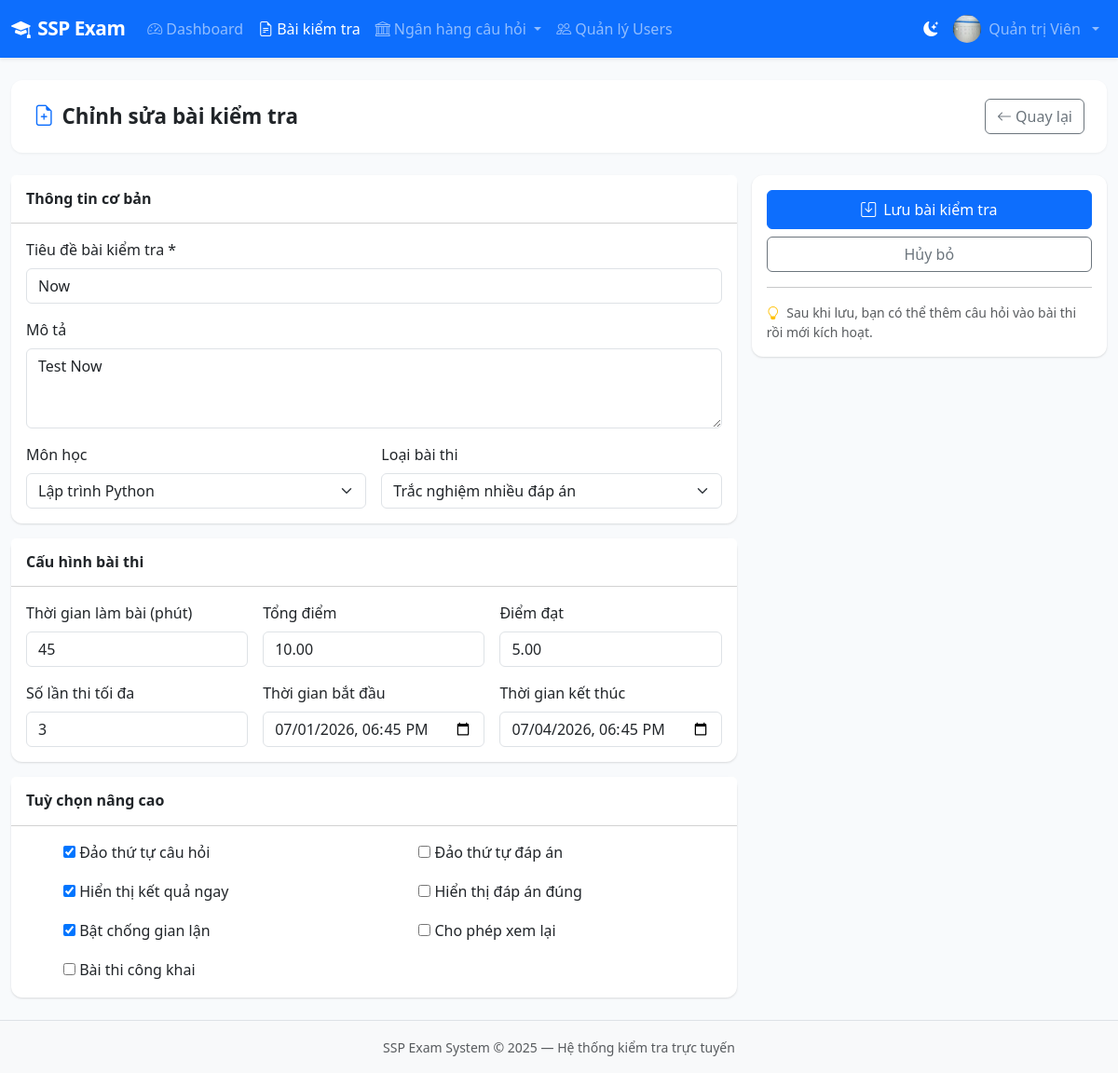
The app's page /exams/13/edit/ (signed in) with its own data.
### accounts/models.py (models this page shows, shortened)
class User(AbstractUser):
    ROLE_ADMIN = 'admin'
    ROLE_TEACHER = 'teacher'
    ROLE_STUDENT = 'student'
    ROLE_CHOICES = [
        (ROLE_ADMIN, 'Quản trị viên'),
        (ROLE_TEACHER, 'Quản lý đào tạo'),
        (ROLE_STUDENT, 'Nhân viên'),
    ]
    role = models.CharField(max_length=20, choices=ROLE_CHOICES, default=ROLE_STUDENT)
    phone = models.CharField(max_length=20, blank=True)
    avatar = models.ImageField(upload_to='avatars/', blank=True, null=True)
    student_id = models.CharField(max_length=50, blank=True, verbose_name='Mã nhân viên')
    class_name = models.CharField(max_length=100, blank=True, verbose_name='Phòng ban/Team')
    created_at = models.DateTimeField(auto_now_add=True)
    updated_at = models.DateTimeField(auto_now=True)
    class Meta:
        verbose_name = 'Người dùng'
        verbose_name_plural = 'Người dùng'
        ordering = ['-date_joined']
    @property
    def is_admin(self):
        return self.role == self.ROLE_ADMIN
    @property
    def can_create_exam(self):
        return self.role in (self.ROLE_ADMIN, self.ROLE_TEACHER)

### exams/models.py (models this page shows, shortened)
class Exam(models.Model):
    TYPE_SINGLE = 'single'
    TYPE_MULTIPLE = 'multiple'
    TYPE_TRUE_FALSE = 'true_false'
    TYPE_MIXED = 'mixed'
    TYPE_CHOICES = [
        (TYPE_SINGLE, 'Trắc nghiệm 1 đáp án'),
        (TYPE_MULTIPLE, 'Trắc nghiệm nhiều đáp án'),
        (TYPE_TRUE_FALSE, 'Đúng / Sai'),
        (TYPE_MIXED, 'Tổng hợp'),
    ]
    STATUS_DRAFT = 'draft'
    STATUS_SCHEDULED = 'scheduled'
    STATUS_ACTIVE = 'active'
    STATUS_PAUSED = 'paused'
    STATUS_ENDED = 'ended'
    STATUS_CHOICES = [
        (STATUS_DRAFT, 'Nháp'),
        (STATUS_SCHEDULED, 'Đã lên lịch'),
        (STATUS_ACTIVE, 'Đang diễn ra'),
        (STATUS_PAUSED, 'Tạm dừng'),
        (STATUS_ENDED, 'Đã kết thúc'),
    ]
    title = models.CharField(max_length=300, verbose_name='Tiêu đề bài kiểm tra')
    description = models.TextField(blank=True, verbose_name='Mô tả')
    subject = models.ForeignKey(Subject, on_delete=models.SET_NULL, null=True, related_name='exams')
    exam_type = models.CharField(max_length=20, choices=TYPE_CHOICES, default=TYPE_MIXED)
    status = models.CharField(max_length=20, choices=STATUS_CHOICES, default=STATUS_DRAFT)
    duration_minutes = models.PositiveIntegerField(default=60, verbose_name='Thời gian làm bài (phút)')
    total_points = models.DecimalField(max_digits=6, decimal_places=2, default=10.0, verbose_name='Tổng điểm')
    pass_score = models.DecimalField(max_digits=6, decimal_places=2, default=5.0, verbose_name='Điểm đạt')
    max_attempts = models.PositiveSmallIntegerField(default=1, verbose_name='Số lần thi tối đa')
    start_time = models.DateTimeField(null=True, blank=True, verbose_name='Thời gian bắt đầu')
    end_time = models.DateTimeField(null=True, blank=True, verbose_name='Thời gian kết thúc')
    shuffle_questions = models.BooleanField(default=True, verbose_name='Đảo thứ tự câu hỏi')
    shuffle_choices = models.BooleanField(default=True, verbose_name='Đảo thứ tự đáp án')
    show_result_immediately = models.BooleanField(default=True, verbose_name='Hiển thị kết quả ngay')
    show_correct_answers = models.BooleanField(default=False, verbose_name='Hiển thị đáp án đúng')
    prevent_cheating = models.BooleanField(default=True, verbose_name='Bật chống gian lận')
    allow_review = models.BooleanField(default=True, verbose_name='Cho phép xem lại')
    is_public = models.BooleanField(default=False, verbose_name='Bài thi công khai')
    created_by = models.ForeignKey(
        settings.AUTH_USER_MODEL, on_delete=models.CASCADE, related_name='exams_created'
    )
    created_at = models.DateTimeField(auto_now_add=True)
    updated_at = models.DateTimeField(auto_now=True)
    class Meta:
        verbose_name = 'Bài kiểm tra'
        verbose_name_plural = 'Bài kiểm tra'
        ordering = ['-created_at']

### exams/views.py (the view)
# urls.py: path('<int:pk>/edit/', views.exam_edit_view, name='exam_edit'),
@teacher_required
def exam_edit_view(request, pk):
    exam = get_exam_for_staff(request, pk)
    form = ExamForm(request.POST or None, instance=exam)
    if request.method == 'POST' and form.is_valid():
        form.save()
        exam.recalculate_points()
        messages.success(request, 'Cập nhật bài kiểm tra thành công!')
        return redirect('exam_detail', pk=pk)
    return render(request, 'exams/exam_form.html', {'form': form, 'title': 'Chỉnh sửa bài kiểm tra', 'obj': exam})

### exams/utils.py (called while the page is built)
def get_exam_for_staff(request, exam_pk):
    user = request.user
    if user.is_admin or user.is_superuser:
        return get_object_or_404(Exam, pk=exam_pk)
    return get_object_or_404(Exam, pk=exam_pk, created_by=user)

### questions/models.py (called while the page is built)
    def __str__(self):
        return self.name

### templates/exams/exam_form.html (shortened to what this page needs)
{% extends 'base.html' %}
{% block content %}
<div class="page-header">
  <h1><i class="bi bi-file-earmark-plus me-2 text-primary"></i>{{ title }}</h1>
  <a href="{% url 'exam_list' %}" class="btn btn-outline-secondary"><i class="bi bi-arrow-left me-1"></i>Quay lại</a>
</div>
<form method="post" id="examForm">
  <div class="row g-3">
    <div class="col-lg-8">
      <div class="card mb-3">
        <div class="card-header bg-white py-3"><h6 class="mb-0 fw-bold">Thông tin cơ bản</h6></div>
        <div class="card-body">
          <div class="mb-3">
            <label class="form-label fw-medium">Tiêu đề bài kiểm tra *</label>
            {{ form.title }}
          </div>
          <div class="mb-3">
            <label class="form-label fw-medium">Mô tả</label>
            {{ form.description }}
          </div>
          <div class="row g-3">
            <div class="col-md-6">
              <label class="form-label fw-medium">Môn học</label>
              {{ form.subject }}
            </div>
            <div class="col-md-6">
              <label class="form-label fw-medium">Loại bài thi</label>
              {{ form.exam_type }}
            </div>
          </div>
        </div>
      </div>
      <div class="card mb-3">
        <div class="card-header bg-white py-3"><h6 class="mb-0 fw-bold">Cấu hình bài thi</h6></div>
        <div class="card-body">
          <div class="row g-3">
            <div class="col-md-4">
              <label class="form-label fw-medium">Thời gian làm bài (phút)</label>
              {{ form.duration_minutes }}
            </div>
            <div class="col-md-4">
              <label class="form-label fw-medium">Tổng điểm</label>
              {{ form.total_points }}
            </div>
            <div class="col-md-4">
              <label class="form-label fw-medium">Điểm đạt</label>
              {{ form.pass_score }}
            </div>
            <div class="col-md-4">
              <label class="form-label fw-medium">Số lần thi tối đa</label>
              {{ form.max_attempts }}
            </div>
            <div class="col-md-4">
              <label class="form-label fw-medium">Thời gian bắt đầu</label>
              {{ form.start_time }}
            </div>
            <div class="col-md-4">
              <label class="form-label fw-medium">Thời gian kết thúc</label>
              {{ form.end_time }}
            </div>
          </div>
        </div>
      </div>
      <div class="card">
        <div class="card-header bg-white py-3"><h6 class="mb-0 fw-bold">Tuỳ chọn nâng cao</h6></div>
        <div class="card-body">
          <div class="row g-3">
            {% for field in form %}
              {% if field.field.widget.input_type == 'checkbox' %}
              <div class="col-md-6">
                <div class="form-check form-switch">
                  {{ field }}
                  <label class="form-check-label fw-medium">{{ field.label }}</label>
                </div>
              </div>
              {% endif %}
            {% endfor %}
          </div>
        </div>
      </div>
    </div>
    <div class="col-lg-4">
      <div class="card sticky-top" style="top:80px">
        <div class="card-body">
          <button type="submit" class="btn btn-primary w-100 py-2 mb-2">
            <i class="bi bi-save me-2"></i>Lưu bài kiểm tra
          </button>
          <a href="{% url 'exam_list' %}" class="btn btn-outline-secondary w-100">Hủy bỏ</a>
          <hr>
          <div class="small text-muted">
            <i class="bi bi-lightbulb me-1 text-warning"></i>
            Sau khi lưu, bạn có thể thêm câu hỏi vào bài thi rồi mới kích hoạt.
          </div>
        </div>
      </div>
    </div>
  </div>
</form>
{% endblock %}

### templates/base.html (shortened to what this page needs)
<!DOCTYPE html>
<html lang="vi">
<head>
    <link href="https://cdn.jsdelivr.net/npm/bootstrap@5.3.2/dist/css/bootstrap.min.css" rel="stylesheet">
    <link href="https://cdn.jsdelivr.net/npm/bootstrap-icons@1.11.3/font/bootstrap-icons.min.css" rel="stylesheet">
    <link href="{% load static %}{% static 'css/main.css' %}" rel="stylesheet">
</head>
<body>
{% load static %}
<nav class="navbar navbar-expand-lg navbar-dark bg-primary shadow-sm">
    <div class="container-fluid">
        <a class="navbar-brand fw-bold" href="{% url 'dashboard' %}">
            <i class="bi bi-mortarboard-fill me-2"></i>SSP Exam
        </a>
        <div class="collapse navbar-collapse" id="navMain">
            {% if user.is_authenticated %}
            <ul class="navbar-nav me-auto">
                <li class="nav-item">
                    <a class="nav-link {% if request.resolver_match.url_name == 'dashboard' %}active{% endif %}"
                       href="{% url 'dashboard' %}"><i class="bi bi-speedometer2 me-1"></i>Dashboard</a>
                </li>
                {% if user.can_create_exam %}
                <li class="nav-item">
                    <a class="nav-link {% if 'exam' in request.resolver_match.url_name %}active{% endif %}"
                       href="{% url 'exam_list' %}"><i class="bi bi-file-earmark-text me-1"></i>Bài kiểm tra</a>
                </li>
                <li class="nav-item dropdown">
                    <a class="nav-link dropdown-toggle" href="#" data-bs-toggle="dropdown">
                        <i class="bi bi-bank me-1"></i>Ngân hàng câu hỏi
                    </a>
                </li>
                {% endif %}
                {% if user.is_admin %}
                <li class="nav-item">
                    <a class="nav-link" href="{% url 'user_list' %}"><i class="bi bi-people me-1"></i>Quản lý Users</a>
                </li>
                {% endif %}
            </ul>
            <ul class="navbar-nav ms-auto align-items-center">
                <li class="nav-item">
                    <button class="nav-link" id="themeToggle" type="button" title="Chế độ sáng / tối">
                        <i class="bi bi-moon-stars-fill" id="themeIcon"></i>
                    </button>
                </li>
                <li class="nav-item dropdown">
                    <a class="nav-link dropdown-toggle d-flex align-items-center gap-2" href="#" data-bs-toggle="dropdown">
                        {% if user.avatar %}
                        <img src="{{ user.avatar.url }}" class="rounded-circle" width="30" height="30" alt="avatar">
                        {% else %}
                        <div class="avatar-circle-sm">{{ user.first_name|first|default:user.username|first|upper }}</div>
                        {% endif %}
                        <span class="d-none d-md-inline">{{ user.get_full_name|default:user.username }}</span>
                    </a>
                </li>
            </ul>
            {% endif %}
        </div>
    </div>
</nav>
<div class="container-fluid py-4">
    {% block content %}{% endblock %}
</div>
<footer class="footer mt-auto py-3 bg-light border-top">
    <div class="container text-center">
        <span class="text-muted small">SSP Exam System &copy; 2025 — Hệ thống kiểm tra trực tuyến</span>
    </div>
</footer>
</body>
</html>

### static/css/main.css (style rules this page uses)
:root { --primary: #2563eb; --primary-dark: #1d4ed8; --success: #16a34a; --danger: #dc2626; --warning: #d97706; --info: #0891b2; --sidebar-width: 260px; }
body { background-color: #f8fafc; font-family: 'Segoe UI', system-ui, -apple-system, sans-serif; min-height: 100vh; display: flex; flex-direction: column; }
.navbar-brand { font-size: 1.3rem; letter-spacing: -0.5px; }
.card { border: none; border-radius: 12px; box-shadow: 0 1px 3px rgba(0,0,0,.08), 0 1px 2px rgba(0,0,0,.06); transition: box-shadow .2s; }
.page-header { background: #fff; border-radius: 12px; padding: 1.25rem 1.5rem; margin-bottom: 1.5rem; box-shadow: 0 1px 3px rgba(0,0,0,.06); display: flex; align-items: center; justify-content: space-between; flex-wrap: wrap; gap: .75rem; }
.page-header h1 { font-size: 1.4rem; font-weight: 700; margin: 0; }
#themeToggle { border: none; background: transparent; color: #fff; }

### records on screen
User: avatar (picture), get_full_name "Quản trị Viên"
Exam: title "Now", description "Test Now", subject "Lập trình Python", exam_type "Trắc nghiệm nhiều đáp án", duration_minutes "45", total_points "10.00", pass_score "5.00", max_attempts "3", start_time "07/01/2026 18:45", end_time "07/04/2026 18:45", form "☑" "☑" "☑"

### other values on screen
{{ title }} "Chỉnh sửa bài kiểm tra"
{{ field.label }} "Đảo thứ tự câu hỏi" "Đảo thứ tự đáp án" "Hiển thị kết quả ngay" "Hiển thị đáp án đúng" "Bật chống gian lận" "Cho phép xem lại" "Bài thi công khai"
